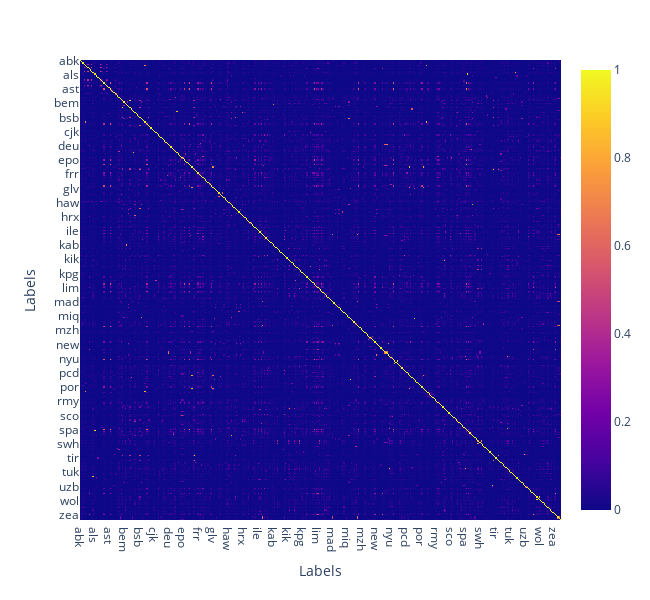

The code cell stored with this chart in its notebook:
### Code cell
# Show similarity between each label
from sklearn.metrics.pairwise import cosine_similarity
import plotly.express as px

cosine_sim = cosine_similarity(tfidf_matrix, tfidf_matrix)
cosine_sim_df = pd.DataFrame(cosine_sim, index=df_combined.index, columns=df_combined.index)

fig = px.imshow(
    cosine_sim_df,
    labels={'x': 'Labels', 'y': 'Labels'},
    aspect='auto'
)
fig.update_layout(width=650, height=600)
fig.show()

### Figure 1 — Plotly figure (JSON) as saved in the notebook; plotly's stock layout.template omitted (floating-point values rounded to 4 significant figures; data arrays with more than 128 entries replaced by an {"elided": "..."} marker saying what was removed)
{"data": [{"coloraxis": "coloraxis", "hovertemplate": "Labels: %{x}<br>Labels: %{y}<br>color: %{z}<extra></extra>", "name": "0", "type": "heatmap", "x": {"elided": "389 str values"}, "xaxis": "x", "y": {"elided": "389 str values"}, "yaxis": "y", "z": {"elided": "389x389 float values"}}], "layout": {"coloraxis": {"colorscale": [[0, "#0d0887"], [0.1111, "#46039f"], [0.2222, "#7201a8"], [0.3333, "#9c179e"], [0.4444, "#bd3786"], [0.5556, "#d8576b"], [0.6667, "#ed7953"], [0.7778, "#fb9f3a"], [0.8889, "#fdca26"], [1, "#f0f921"]]}, "height": 600, "margin": {"t": 60}, "width": 650, "xaxis": {"anchor": "y", "domain": [0, 1], "title": {"text": "Labels"}}, "yaxis": {"anchor": "x", "autorange": "reversed", "domain": [0, 1], "title": {"text": "Labels"}}}}
